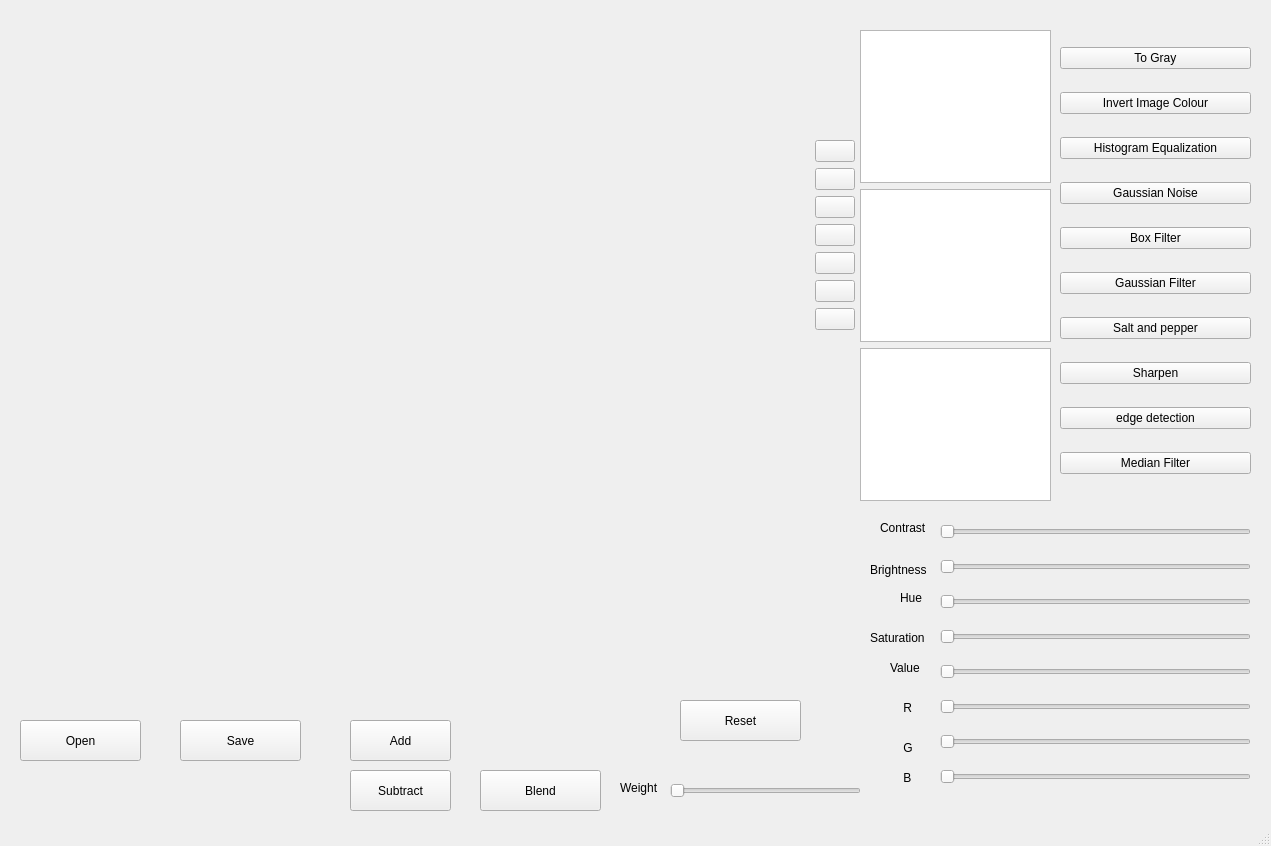
<?xml version="1.0" encoding="UTF-8"?>
<ui version="4.0">
 <class>MainWindow</class>
 <widget class="QMainWindow" name="MainWindow">
  <property name="geometry">
   <rect>
    <x>0</x>
    <y>0</y>
    <width>1271</width>
    <height>846</height>
   </rect>
  </property>
  <property name="windowTitle">
   <string>MainWindow</string>
  </property>
  <widget class="QWidget" name="centralwidget">
   <widget class="QWidget" name="verticalLayoutWidget">
    <property name="geometry">
     <rect>
      <x>1050</x>
      <y>30</y>
      <width>211</width>
      <height>471</height>
     </rect>
    </property>
    <layout class="QVBoxLayout" name="verticalLayout_2">
     <property name="leftMargin">
      <number>10</number>
     </property>
     <property name="rightMargin">
      <number>10</number>
     </property>
     <item>
      <widget class="QPushButton" name="gray_btn">
       <property name="text">
        <string> To Gray </string>
       </property>
      </widget>
     </item>
     <item>
      <widget class="QPushButton" name="invert_btn">
       <property name="text">
        <string>Invert Image Colour</string>
       </property>
      </widget>
     </item>
     <item>
      <widget class="QPushButton" name="histoeq_btn">
       <property name="text">
        <string>Histogram Equalization</string>
       </property>
      </widget>
     </item>
     <item>
      <widget class="QPushButton" name="gaunoise_btn">
       <property name="text">
        <string>Gaussian Noise</string>
       </property>
      </widget>
     </item>
     <item>
      <widget class="QPushButton" name="boxfil_btn">
       <property name="text">
        <string>Box Filter</string>
       </property>
      </widget>
     </item>
     <item>
      <widget class="QPushButton" name="gaufil_btn">
       <property name="text">
        <string>Gaussian Filter</string>
       </property>
      </widget>
     </item>
     <item>
      <widget class="QPushButton" name="saltAndPep_btn">
       <property name="text">
        <string>Salt and pepper</string>
       </property>
      </widget>
     </item>
     <item>
      <widget class="QPushButton" name="Sharpen_btn">
       <property name="text">
        <string>Sharpen</string>
       </property>
      </widget>
     </item>
     <item>
      <widget class="QPushButton" name="edgeDetection_btn">
       <property name="text">
        <string>edge detection</string>
       </property>
      </widget>
     </item>
     <item>
      <widget class="QPushButton" name="median_btn">
       <property name="text">
        <string>Median Filter</string>
       </property>
      </widget>
     </item>
    </layout>
   </widget>
   <widget class="QLabel" name="gv_img">
    <property name="geometry">
     <rect>
      <x>10</x>
      <y>20</y>
      <width>791</width>
      <height>631</height>
     </rect>
    </property>
    <property name="text">
     <string/>
    </property>
    <property name="alignment">
     <set>Qt::AlignCenter</set>
    </property>
   </widget>
   <widget class="QWidget" name="formLayoutWidget">
    <property name="geometry">
     <rect>
      <x>810</x>
      <y>120</y>
      <width>46</width>
      <height>281</height>
     </rect>
    </property>
    <layout class="QFormLayout" name="formLayout">
     <property name="labelAlignment">
      <set>Qt::AlignCenter</set>
     </property>
     <property name="formAlignment">
      <set>Qt::AlignHCenter|Qt::AlignTop</set>
     </property>
     <property name="leftMargin">
      <number>5</number>
     </property>
     <property name="topMargin">
      <number>20</number>
     </property>
     <property name="rightMargin">
      <number>0</number>
     </property>
     <item row="0" column="0">
      <widget class="QPushButton" name="crop_btn">
       <property name="statusTip">
        <string>Crop</string>
       </property>
       <property name="text">
        <string/>
       </property>
       <property name="icon">
        <iconset>
         <normaloff>img/crop.png</normaloff>img/crop.png</iconset>
       </property>
      </widget>
     </item>
     <item row="1" column="0">
      <widget class="QPushButton" name="L_rotate_btn">
       <property name="statusTip">
        <string>Left Rotate</string>
       </property>
       <property name="text">
        <string/>
       </property>
       <property name="icon">
        <iconset>
         <normaloff>img/rotate_90_degrees_Lccw.png</normaloff>img/rotate_90_degrees_Lccw.png</iconset>
       </property>
      </widget>
     </item>
     <item row="2" column="0">
      <widget class="QPushButton" name="R_rotate_btn">
       <property name="statusTip">
        <string>Right Rotate</string>
       </property>
       <property name="text">
        <string/>
       </property>
       <property name="icon">
        <iconset>
         <normaloff>img/rotate_90_degrees_Rccw.png</normaloff>img/rotate_90_degrees_Rccw.png</iconset>
       </property>
      </widget>
     </item>
     <item row="3" column="0">
      <widget class="QPushButton" name="hori_flip_btn">
       <property name="statusTip">
        <string>Horizontal Flip</string>
       </property>
       <property name="text">
        <string/>
       </property>
       <property name="icon">
        <iconset>
         <normaloff>img/flip hori.png</normaloff>img/flip hori.png</iconset>
       </property>
      </widget>
     </item>
     <item row="4" column="0">
      <widget class="QPushButton" name="verti_flip_btn">
       <property name="statusTip">
        <string>Vertical Flip</string>
       </property>
       <property name="text">
        <string/>
       </property>
       <property name="icon">
        <iconset>
         <normaloff>img/flip verti.png</normaloff>img/flip verti.png</iconset>
       </property>
      </widget>
     </item>
     <item row="5" column="0">
      <widget class="QPushButton" name="zoom_in_btn">
       <property name="statusTip">
        <string>Zoom In</string>
       </property>
       <property name="text">
        <string/>
       </property>
       <property name="icon">
        <iconset>
         <normaloff>img/zoom in.png</normaloff>img/zoom in.png</iconset>
       </property>
      </widget>
     </item>
     <item row="6" column="0">
      <widget class="QPushButton" name="zoom_out_btn">
       <property name="statusTip">
        <string>Zoom Out</string>
       </property>
       <property name="text">
        <string/>
       </property>
       <property name="icon">
        <iconset>
         <normaloff>img/zoom out.png</normaloff>img/zoom out.png</iconset>
       </property>
      </widget>
     </item>
    </layout>
   </widget>
   <widget class="QLabel" name="bg_1">
    <property name="enabled">
     <bool>true</bool>
    </property>
    <property name="geometry">
     <rect>
      <x>0</x>
      <y>20</y>
      <width>1271</width>
      <height>821</height>
     </rect>
    </property>
    <property name="text">
     <string/>
    </property>
    <property name="pixmap">
     <pixmap>img/solid-color-image (3).jpeg</pixmap>
    </property>
    <property name="margin">
     <number>-2</number>
    </property>
   </widget>
   <widget class="QWidget" name="verticalLayoutWidget_2">
    <property name="geometry">
     <rect>
      <x>860</x>
      <y>30</y>
      <width>191</width>
      <height>471</height>
     </rect>
    </property>
    <layout class="QVBoxLayout" name="verticalLayout_3">
     <item>
      <widget class="QGraphicsView" name="gv_r"/>
     </item>
     <item>
      <widget class="QGraphicsView" name="gv_g"/>
     </item>
     <item>
      <widget class="QGraphicsView" name="gv_b"/>
     </item>
    </layout>
   </widget>
   <widget class="QLabel" name="bg_2">
    <property name="geometry">
     <rect>
      <x>810</x>
      <y>15</y>
      <width>451</width>
      <height>791</height>
     </rect>
    </property>
    <property name="text">
     <string/>
    </property>
    <property name="pixmap">
     <pixmap>img/solid-color-image (4).jpeg</pixmap>
    </property>
   </widget>
   <widget class="QLabel" name="bg_3">
    <property name="geometry">
     <rect>
      <x>10</x>
      <y>20</y>
      <width>791</width>
      <height>631</height>
     </rect>
    </property>
    <property name="text">
     <string/>
    </property>
    <property name="pixmap">
     <pixmap>img/solid-color-image (5).jpeg</pixmap>
    </property>
   </widget>
   <widget class="QWidget" name="verticalLayoutWidget_3">
    <property name="geometry">
     <rect>
      <x>940</x>
      <y>510</y>
      <width>311</width>
      <height>291</height>
     </rect>
    </property>
    <layout class="QVBoxLayout" name="verticalLayout_4">
     <item>
      <widget class="QSlider" name="con_bar">
       <property name="orientation">
        <enum>Qt::Horizontal</enum>
       </property>
      </widget>
     </item>
     <item>
      <widget class="QSlider" name="brigth_bar">
       <property name="orientation">
        <enum>Qt::Horizontal</enum>
       </property>
      </widget>
     </item>
     <item>
      <widget class="QSlider" name="hue_bar">
       <property name="orientation">
        <enum>Qt::Horizontal</enum>
       </property>
      </widget>
     </item>
     <item>
      <widget class="QSlider" name="saturation_bar">
       <property name="orientation">
        <enum>Qt::Horizontal</enum>
       </property>
      </widget>
     </item>
     <item>
      <widget class="QSlider" name="value_bar">
       <property name="orientation">
        <enum>Qt::Horizontal</enum>
       </property>
      </widget>
     </item>
     <item>
      <widget class="QSlider" name="R_bar">
       <property name="orientation">
        <enum>Qt::Horizontal</enum>
       </property>
      </widget>
     </item>
     <item>
      <widget class="QSlider" name="G_bar">
       <property name="orientation">
        <enum>Qt::Horizontal</enum>
       </property>
      </widget>
     </item>
     <item>
      <widget class="QSlider" name="B_bar">
       <property name="orientation">
        <enum>Qt::Horizontal</enum>
       </property>
      </widget>
     </item>
    </layout>
   </widget>
   <widget class="QLabel" name="label">
    <property name="geometry">
     <rect>
      <x>880</x>
      <y>520</y>
      <width>55</width>
      <height>16</height>
     </rect>
    </property>
    <property name="text">
     <string>Contrast</string>
    </property>
   </widget>
   <widget class="QLabel" name="bright">
    <property name="geometry">
     <rect>
      <x>870</x>
      <y>560</y>
      <width>71</width>
      <height>20</height>
     </rect>
    </property>
    <property name="text">
     <string>Brightness</string>
    </property>
   </widget>
   <widget class="QLabel" name="label_3">
    <property name="geometry">
     <rect>
      <x>900</x>
      <y>590</y>
      <width>31</width>
      <height>16</height>
     </rect>
    </property>
    <property name="text">
     <string>Hue</string>
    </property>
   </widget>
   <widget class="QLabel" name="saturation">
    <property name="geometry">
     <rect>
      <x>870</x>
      <y>630</y>
      <width>71</width>
      <height>16</height>
     </rect>
    </property>
    <property name="text">
     <string>Saturation</string>
    </property>
   </widget>
   <widget class="QLabel" name="label_5">
    <property name="geometry">
     <rect>
      <x>890</x>
      <y>660</y>
      <width>41</width>
      <height>16</height>
     </rect>
    </property>
    <property name="text">
     <string>Value</string>
    </property>
   </widget>
   <widget class="QPushButton" name="open_btn">
    <property name="geometry">
     <rect>
      <x>20</x>
      <y>720</y>
      <width>121</width>
      <height>41</height>
     </rect>
    </property>
    <property name="text">
     <string>Open</string>
    </property>
   </widget>
   <widget class="QPushButton" name="save_btn">
    <property name="geometry">
     <rect>
      <x>180</x>
      <y>720</y>
      <width>121</width>
      <height>41</height>
     </rect>
    </property>
    <property name="text">
     <string>Save</string>
    </property>
   </widget>
   <widget class="QPushButton" name="reset_btn">
    <property name="geometry">
     <rect>
      <x>680</x>
      <y>700</y>
      <width>121</width>
      <height>41</height>
     </rect>
    </property>
    <property name="text">
     <string>Reset</string>
    </property>
   </widget>
   <widget class="QLabel" name="Blabel">
    <property name="geometry">
     <rect>
      <x>890</x>
      <y>770</y>
      <width>41</width>
      <height>16</height>
     </rect>
    </property>
    <property name="text">
     <string>    B</string>
    </property>
   </widget>
   <widget class="QLabel" name="Glabel">
    <property name="geometry">
     <rect>
      <x>890</x>
      <y>740</y>
      <width>41</width>
      <height>16</height>
     </rect>
    </property>
    <property name="text">
     <string>    G    </string>
    </property>
   </widget>
   <widget class="QLabel" name="Rlabel">
    <property name="geometry">
     <rect>
      <x>890</x>
      <y>700</y>
      <width>41</width>
      <height>16</height>
     </rect>
    </property>
    <property name="text">
     <string>    R</string>
    </property>
   </widget>
   <widget class="QPushButton" name="Subtract_btn">
    <property name="geometry">
     <rect>
      <x>350</x>
      <y>770</y>
      <width>101</width>
      <height>41</height>
     </rect>
    </property>
    <property name="text">
     <string>Subtract</string>
    </property>
   </widget>
   <widget class="QPushButton" name="Add_btn">
    <property name="geometry">
     <rect>
      <x>350</x>
      <y>720</y>
      <width>101</width>
      <height>41</height>
     </rect>
    </property>
    <property name="text">
     <string>Add</string>
    </property>
   </widget>
   <widget class="QPushButton" name="Blend_btn">
    <property name="geometry">
     <rect>
      <x>480</x>
      <y>770</y>
      <width>121</width>
      <height>41</height>
     </rect>
    </property>
    <property name="text">
     <string>Blend</string>
    </property>
   </widget>
   <widget class="QSlider" name="Weight_bar">
    <property name="geometry">
     <rect>
      <x>670</x>
      <y>780</y>
      <width>191</width>
      <height>22</height>
     </rect>
    </property>
    <property name="orientation">
     <enum>Qt::Horizontal</enum>
    </property>
   </widget>
   <widget class="QLabel" name="label_2">
    <property name="geometry">
     <rect>
      <x>620</x>
      <y>780</y>
      <width>55</width>
      <height>16</height>
     </rect>
    </property>
    <property name="text">
     <string>Weight</string>
    </property>
   </widget>
   <zorder>bg_1</zorder>
   <zorder>bg_2</zorder>
   <zorder>verticalLayoutWidget</zorder>
   <zorder>formLayoutWidget</zorder>
   <zorder>verticalLayoutWidget_2</zorder>
   <zorder>bg_3</zorder>
   <zorder>gv_img</zorder>
   <zorder>verticalLayoutWidget_3</zorder>
   <zorder>label</zorder>
   <zorder>bright</zorder>
   <zorder>label_3</zorder>
   <zorder>saturation</zorder>
   <zorder>label_5</zorder>
   <zorder>open_btn</zorder>
   <zorder>save_btn</zorder>
   <zorder>reset_btn</zorder>
   <zorder>Blabel</zorder>
   <zorder>Glabel</zorder>
   <zorder>Rlabel</zorder>
   <zorder>Subtract_btn</zorder>
   <zorder>Add_btn</zorder>
   <zorder>Blend_btn</zorder>
   <zorder>Weight_bar</zorder>
   <zorder>label_2</zorder>
  </widget>
  <widget class="QStatusBar" name="statusbar"/>
 </widget>
 <resources/>
 <connections>
  <connection>
   <sender>crop_btn</sender>
   <signal>clicked()</signal>
   <receiver>gv_img</receiver>
   <slot>clear()</slot>
   <hints>
    <hint type="sourcelabel">
     <x>816</x>
     <y>149</y>
    </hint>
    <hint type="destinationlabel">
     <x>792</x>
     <y>157</y>
    </hint>
   </hints>
  </connection>
  <connection>
   <sender>L_rotate_btn</sender>
   <signal>clicked()</signal>
   <receiver>gv_img</receiver>
   <slot>clear()</slot>
   <hints>
    <hint type="sourcelabel">
     <x>815</x>
     <y>184</y>
    </hint>
    <hint type="destinationlabel">
     <x>776</x>
     <y>187</y>
    </hint>
   </hints>
  </connection>
  <connection>
   <sender>R_rotate_btn</sender>
   <signal>clicked()</signal>
   <receiver>gv_img</receiver>
   <slot>clear()</slot>
   <hints>
    <hint type="sourcelabel">
     <x>816</x>
     <y>227</y>
    </hint>
    <hint type="destinationlabel">
     <x>784</x>
     <y>229</y>
    </hint>
   </hints>
  </connection>
  <connection>
   <sender>hori_flip_btn</sender>
   <signal>clicked()</signal>
   <receiver>gv_img</receiver>
   <slot>clear()</slot>
   <hints>
    <hint type="sourcelabel">
     <x>821</x>
     <y>268</y>
    </hint>
    <hint type="destinationlabel">
     <x>788</x>
     <y>268</y>
    </hint>
   </hints>
  </connection>
  <connection>
   <sender>verti_flip_btn</sender>
   <signal>clicked()</signal>
   <receiver>gv_img</receiver>
   <slot>clear()</slot>
   <hints>
    <hint type="sourcelabel">
     <x>818</x>
     <y>295</y>
    </hint>
    <hint type="destinationlabel">
     <x>749</x>
     <y>299</y>
    </hint>
   </hints>
  </connection>
  <connection>
   <sender>zoom_in_btn</sender>
   <signal>clicked()</signal>
   <receiver>gv_img</receiver>
   <slot>clear()</slot>
   <hints>
    <hint type="sourcelabel">
     <x>817</x>
     <y>328</y>
    </hint>
    <hint type="destinationlabel">
     <x>750</x>
     <y>334</y>
    </hint>
   </hints>
  </connection>
  <connection>
   <sender>zoom_out_btn</sender>
   <signal>clicked()</signal>
   <receiver>gv_img</receiver>
   <slot>clear()</slot>
   <hints>
    <hint type="sourcelabel">
     <x>818</x>
     <y>365</y>
    </hint>
    <hint type="destinationlabel">
     <x>762</x>
     <y>374</y>
    </hint>
   </hints>
  </connection>
  <connection>
   <sender>gv_r</sender>
   <signal>rubberBandChanged(QRect,QPointF,QPointF)</signal>
   <receiver>gv_img</receiver>
   <slot>clear()</slot>
   <hints>
    <hint type="sourcelabel">
     <x>872</x>
     <y>77</y>
    </hint>
    <hint type="destinationlabel">
     <x>779</x>
     <y>77</y>
    </hint>
   </hints>
  </connection>
  <connection>
   <sender>gv_g</sender>
   <signal>rubberBandChanged(QRect,QPointF,QPointF)</signal>
   <receiver>gv_img</receiver>
   <slot>clear()</slot>
   <hints>
    <hint type="sourcelabel">
     <x>873</x>
     <y>268</y>
    </hint>
    <hint type="destinationlabel">
     <x>732</x>
     <y>266</y>
    </hint>
   </hints>
  </connection>
  <connection>
   <sender>gv_b</sender>
   <signal>rubberBandChanged(QRect,QPointF,QPointF)</signal>
   <receiver>gv_img</receiver>
   <slot>clear()</slot>
   <hints>
    <hint type="sourcelabel">
     <x>939</x>
     <y>451</y>
    </hint>
    <hint type="destinationlabel">
     <x>741</x>
     <y>450</y>
    </hint>
   </hints>
  </connection>
  <connection>
   <sender>gray_btn</sender>
   <signal>clicked()</signal>
   <receiver>gv_img</receiver>
   <slot>clear()</slot>
   <hints>
    <hint type="sourcelabel">
     <x>1084</x>
     <y>67</y>
    </hint>
    <hint type="destinationlabel">
     <x>723</x>
     <y>89</y>
    </hint>
   </hints>
  </connection>
  <connection>
   <sender>invert_btn</sender>
   <signal>clicked()</signal>
   <receiver>gv_img</receiver>
   <slot>clear()</slot>
   <hints>
    <hint type="sourcelabel">
     <x>1091</x>
     <y>138</y>
    </hint>
    <hint type="destinationlabel">
     <x>719</x>
     <y>143</y>
    </hint>
   </hints>
  </connection>
  <connection>
   <sender>histoeq_btn</sender>
   <signal>clicked()</signal>
   <receiver>gv_img</receiver>
   <slot>clear()</slot>
   <hints>
    <hint type="sourcelabel">
     <x>1087</x>
     <y>203</y>
    </hint>
    <hint type="destinationlabel">
     <x>695</x>
     <y>194</y>
    </hint>
   </hints>
  </connection>
  <connection>
   <sender>gaunoise_btn</sender>
   <signal>clicked()</signal>
   <receiver>gv_img</receiver>
   <slot>clear()</slot>
   <hints>
    <hint type="sourcelabel">
     <x>1131</x>
     <y>255</y>
    </hint>
    <hint type="destinationlabel">
     <x>721</x>
     <y>275</y>
    </hint>
   </hints>
  </connection>
  <connection>
   <sender>boxfil_btn</sender>
   <signal>clicked()</signal>
   <receiver>gv_img</receiver>
   <slot>clear()</slot>
   <hints>
    <hint type="sourcelabel">
     <x>1090</x>
     <y>331</y>
    </hint>
    <hint type="destinationlabel">
     <x>736</x>
     <y>321</y>
    </hint>
   </hints>
  </connection>
  <connection>
   <sender>gaufil_btn</sender>
   <signal>clicked()</signal>
   <receiver>gv_img</receiver>
   <slot>clear()</slot>
   <hints>
    <hint type="sourcelabel">
     <x>1094</x>
     <y>388</y>
    </hint>
    <hint type="destinationlabel">
     <x>699</x>
     <y>395</y>
    </hint>
   </hints>
  </connection>
  <connection>
   <sender>median_btn</sender>
   <signal>clicked()</signal>
   <receiver>gv_img</receiver>
   <slot>clear()</slot>
   <hints>
    <hint type="sourcelabel">
     <x>1170</x>
     <y>458</y>
    </hint>
    <hint type="destinationlabel">
     <x>683</x>
     <y>450</y>
    </hint>
   </hints>
  </connection>
  <connection>
   <sender>con_bar</sender>
   <signal>valueChanged(int)</signal>
   <receiver>gv_img</receiver>
   <slot>setNum(int)</slot>
   <hints>
    <hint type="sourcelabel">
     <x>969</x>
     <y>540</y>
    </hint>
    <hint type="destinationlabel">
     <x>751</x>
     <y>548</y>
    </hint>
   </hints>
  </connection>
  <connection>
   <sender>brigth_bar</sender>
   <signal>valueChanged(int)</signal>
   <receiver>gv_img</receiver>
   <slot>setNum(int)</slot>
   <hints>
    <hint type="sourcelabel">
     <x>986</x>
     <y>603</y>
    </hint>
    <hint type="destinationlabel">
     <x>742</x>
     <y>606</y>
    </hint>
   </hints>
  </connection>
  <connection>
   <sender>hue_bar</sender>
   <signal>valueChanged(int)</signal>
   <receiver>gv_img</receiver>
   <slot>setNum(int)</slot>
   <hints>
    <hint type="sourcelabel">
     <x>960</x>
     <y>654</y>
    </hint>
    <hint type="destinationlabel">
     <x>751</x>
     <y>637</y>
    </hint>
   </hints>
  </connection>
  <connection>
   <sender>saturation_bar</sender>
   <signal>valueChanged(int)</signal>
   <receiver>gv_img</receiver>
   <slot>setNum(int)</slot>
   <hints>
    <hint type="sourcelabel">
     <x>1015</x>
     <y>715</y>
    </hint>
    <hint type="destinationlabel">
     <x>771</x>
     <y>637</y>
    </hint>
   </hints>
  </connection>
  <connection>
   <sender>value_bar</sender>
   <signal>valueChanged(int)</signal>
   <receiver>gv_img</receiver>
   <slot>setNum(int)</slot>
   <hints>
    <hint type="sourcelabel">
     <x>974</x>
     <y>763</y>
    </hint>
    <hint type="destinationlabel">
     <x>668</x>
     <y>622</y>
    </hint>
   </hints>
  </connection>
  <connection>
   <sender>open_btn</sender>
   <signal>clicked()</signal>
   <receiver>gv_img</receiver>
   <slot>clear()</slot>
   <hints>
    <hint type="sourcelabel">
     <x>87</x>
     <y>725</y>
    </hint>
    <hint type="destinationlabel">
     <x>104</x>
     <y>630</y>
    </hint>
   </hints>
  </connection>
  <connection>
   <sender>save_btn</sender>
   <signal>clicked()</signal>
   <receiver>gv_img</receiver>
   <slot>clear()</slot>
   <hints>
    <hint type="sourcelabel">
     <x>230</x>
     <y>730</y>
    </hint>
    <hint type="destinationlabel">
     <x>238</x>
     <y>600</y>
    </hint>
   </hints>
  </connection>
  <connection>
   <sender>reset_btn</sender>
   <signal>clicked()</signal>
   <receiver>gv_img</receiver>
   <slot>clear()</slot>
   <hints>
    <hint type="sourcelabel">
     <x>704</x>
     <y>732</y>
    </hint>
    <hint type="destinationlabel">
     <x>712</x>
     <y>580</y>
    </hint>
   </hints>
  </connection>
 </connections>
</ui>
